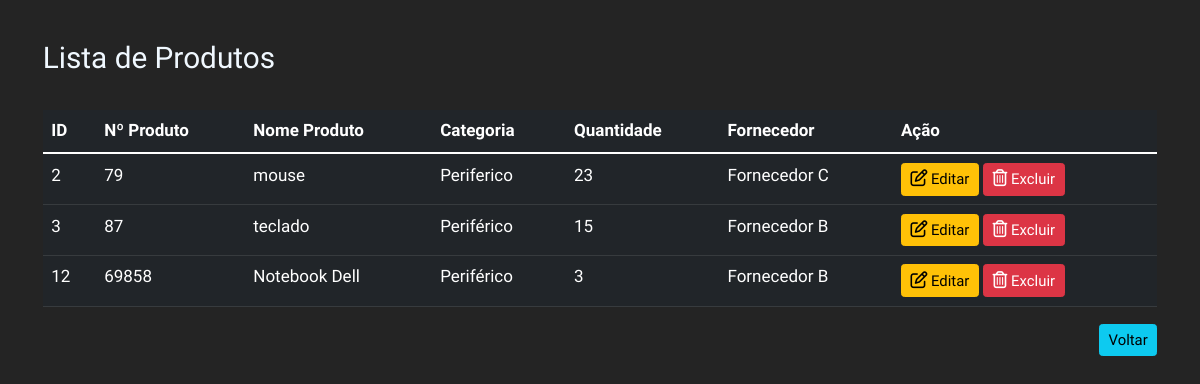
/form/listar_produtos.php, run on the app's committed database.
### tables this page shows
CREATE TABLE `estoque` (
  `id_estoque` int NOT NULL,
  `nroproduto` int NOT NULL,
  `nomeproduto` varchar(200) NOT NULL,
  `categoria` varchar(100) NOT NULL,
  `quantidade` int NOT NULL,
  `fornecedor` varchar(100) NOT NULL
);

### form/listar_produtos.php (the view, shortened to what this page needs)
<!DOCTYPE html>
<html lang="pt-br">
<head>
    <link href="https://cdn.jsdelivr.net/npm/bootstrap@5.1.3/dist/css/bootstrap.min.css" rel="stylesheet">
    <link rel="stylesheet" href="../css/style.css">
    <link rel="stylesheet" href="../css/style.css">
</head>
<body>
    <div class="container" style="margin-top:40px">
    <h3>Lista de Produtos</h3><br>
<table class="table table-hover table-dark">
  <thead>
    <tr>
      <th scope="col">ID</th>
      <th scope="col">Nº Produto</th>
      <th scope="col">Nome Produto</th>
      <th scope="col">Categoria</th>
      <th scope="col">Quantidade</th>
      <th scope="col">Fornecedor</th>
      <th scope="col">Ação</th>
    </tr>
  </thead>
        <?php
            include 'conexao.php';
            $sql = 'SELECT * FROM `estoque`';
            $busca = mysqli_query($conexao, $sql);
            while ($array = mysqli_fetch_array($busca)) {
                $id_estoque = $array['id_estoque'];
                $nroproduto = $array['nroproduto'];
                $nomeproduto = $array['nomeproduto'];
                $categoria = $array['categoria'];
                $quantidade = $array['quantidade'];
                $fornecedor = $array['fornecedor']; ?>
        <tr>
            <td><?php echo $id_estoque; ?></td>
            <td><?php echo $nroproduto; ?></td>
            <td><?php echo $nomeproduto; ?></td>
            <td><?php echo $categoria; ?></td>
            <td><?php echo $quantidade; ?></td>
            <td><?php echo $fornecedor; ?></td>
            <td>
                <a type="button" class="btn btn-warning btn-sm" href="editar_produto.php?id=<?php echo $id_estoque; ?>" role="button"><i class="far fa-edit"></i>&nbsp;Editar</a>
                <a type="button" class="btn btn-danger btn-sm" href="deletar_produto.php?id=<?php echo $id_estoque; ?>" role="button"><i class="far fa-trash-alt"></i>&nbsp;Excluir</a>
            </td>
        </tr>
    <?php
            } ?>
</table>
 <div style="text-align:right;">
    <a href="../index.php" role="button" class="btn btn-info btn-sm" >Voltar</a>
 </div>
</body>
</html>

### css/style.css (style rules this page uses)
* { font-family: 'Yusei Magic', sans-serif; font-size:17px; }
body { background-color:hsl(0, 0%, 14%); color: aliceblue; }

### data on the page
estoque: id_estoque "2", nroproduto "79", nomeproduto "mouse", categoria "Periferico", quantidade "23", fornecedor "Fornecedor C"
estoque: id_estoque "3", nroproduto "87", nomeproduto "teclado", categoria "Periférico", quantidade "15", fornecedor "Fornecedor B"
estoque: id_estoque "12", nroproduto "69858", nomeproduto "Notebook Dell", categoria "Periférico", quantidade "3", fornecedor "Fornecedor B"
